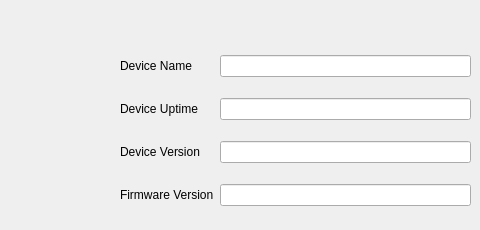
      <widget class="QWidget" name="system_about">
       <attribute name="title">
        <string>About</string>
       </attribute>
       <widget class="QWidget" name="gridLayoutWidget_19">
        <property name="geometry">
         <rect>
          <x>120</x>
          <y>40</y>
          <width>351</width>
          <height>181</height>
         </rect>
        </property>
        <layout class="QGridLayout" name="system_about_grid">
         <item row="2" column="0">
          <widget class="QLabel" name="label_device_version">
           <property name="text">
            <string>Device Version</string>
           </property>
          </widget>
         </item>
         <item row="0" column="0">
          <widget class="QLabel" name="label_device_name">
           <property name="text">
            <string>Device Name</string>
           </property>
          </widget>
         </item>
         <item row="1" column="0">
          <widget class="QLabel" name="label_device_uptime">
           <property name="text">
            <string>Device Uptime</string>
           </property>
          </widget>
         </item>
         <item row="3" column="0">
          <widget class="QLabel" name="label_device_firmware">
           <property name="text">
            <string>Firmware Version</string>
           </property>
          </widget>
         </item>
         <item row="0" column="1">
          <widget class="QLineEdit" name="system_about_device_name">
           <property name="readOnly">
            <bool>true</bool>
           </property>
          </widget>
         </item>
         <item row="1" column="1">
          <widget class="QLineEdit" name="system_about_device_uptime">
           <property name="readOnly">
            <bool>true</bool>
           </property>
          </widget>
         </item>
         <item row="2" column="1">
          <widget class="QLineEdit" name="system_about_device_version">
           <property name="readOnly">
            <bool>true</bool>
           </property>
          </widget>
         </item>
         <item row="3" column="1">
          <widget class="QLineEdit" name="system_about_firmware_version">
           <property name="readOnly">
            <bool>true</bool>
           </property>
          </widget>
         </item>
        </layout>
       </widget>
      </widget>
